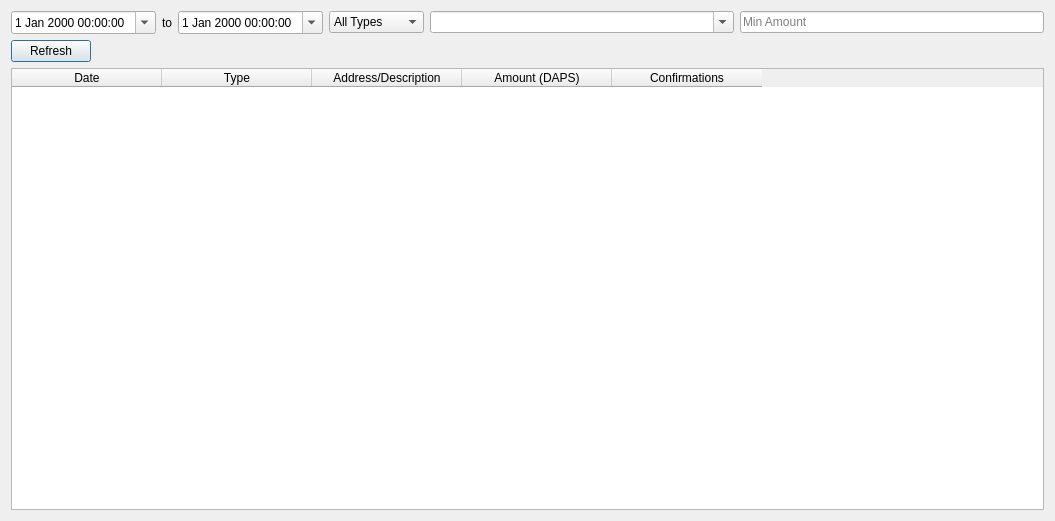
<?xml version="1.0" encoding="UTF-8"?>
<ui version="4.0">
 <class>HistoryPage</class>
 <widget class="QDialog" name="HistoryPage">
  <property name="geometry">
   <rect>
    <x>0</x>
    <y>0</y>
    <width>1055</width>
    <height>521</height>
   </rect>
  </property>
  <property name="sizePolicy">
   <sizepolicy hsizetype="Expanding" vsizetype="Expanding">
    <horstretch>0</horstretch>
    <verstretch>0</verstretch>
   </sizepolicy>
  </property>
  <property name="minimumSize">
   <size>
    <width>960</width>
    <height>0</height>
   </size>
  </property>
  <property name="sizeGripEnabled">
   <bool>false</bool>
  </property>
  <layout class="QVBoxLayout" name="verticalLayout" stretch="1">
   <item>
    <layout class="QVBoxLayout" name="verticalLayout_2">
     <item>
      <layout class="QVBoxLayout" name="verticalLayout_3">
       <item>
        <layout class="QHBoxLayout" name="horizontalLayout_2">
         <item>
          <widget class="QDateTimeEdit" name="dateTimeEditFrom">
           <property name="sizePolicy">
            <sizepolicy hsizetype="Maximum" vsizetype="Fixed">
             <horstretch>0</horstretch>
             <verstretch>0</verstretch>
            </sizepolicy>
           </property>
           <property name="calendarPopup">
            <bool>true</bool>
           </property>
          </widget>
         </item>
         <item>
          <widget class="QLabel" name="label">
           <property name="sizePolicy">
            <sizepolicy hsizetype="Maximum" vsizetype="Preferred">
             <horstretch>0</horstretch>
             <verstretch>0</verstretch>
            </sizepolicy>
           </property>
           <property name="text">
            <string>to</string>
           </property>
          </widget>
         </item>
         <item>
          <widget class="QDateTimeEdit" name="dateTimeEditTo">
           <property name="sizePolicy">
            <sizepolicy hsizetype="Maximum" vsizetype="Fixed">
             <horstretch>0</horstretch>
             <verstretch>0</verstretch>
            </sizepolicy>
           </property>
           <property name="calendarPopup">
            <bool>true</bool>
           </property>
          </widget>
         </item>
         <item>
          <widget class="QComboBox" name="comboBoxType">
           <property name="sizePolicy">
            <sizepolicy hsizetype="Maximum" vsizetype="Maximum">
             <horstretch>0</horstretch>
             <verstretch>0</verstretch>
            </sizepolicy>
           </property>
           <item>
            <property name="text">
             <string>All Types</string>
            </property>
           </item>
           <item>
            <property name="text">
             <string>Sent</string>
            </property>
           </item>
           <item>
            <property name="text">
             <string>Received</string>
            </property>
           </item>
           <item>
            <property name="text">
             <string>Mined</string>
            </property>
           </item>
           <item>
            <property name="text">
             <string>Minted</string>
            </property>
           </item>
           <item>
            <property name="text">
             <string>Masternode</string>
            </property>
           </item>
          </widget>
         </item>
         <item>
          <widget class="QComboBox" name="lineEditDesc">
           <property name="sizePolicy">
            <sizepolicy hsizetype="Preferred" vsizetype="Fixed">
             <horstretch>0</horstretch>
             <verstretch>0</verstretch>
            </sizepolicy>
           </property>
           <property name="editable">
            <bool>true</bool>
           </property>
          </widget>
         </item>
         <item>
          <widget class="QLineEdit" name="lineEditAmount">
           <property name="sizePolicy">
            <sizepolicy hsizetype="Preferred" vsizetype="Fixed">
             <horstretch>0</horstretch>
             <verstretch>0</verstretch>
            </sizepolicy>
           </property>
           <property name="placeholderText">
            <string>Min Amount</string>
           </property>
          </widget>
         </item>
        </layout>
       </item>
      </layout>
     </item>
     <item alignment="Qt::AlignLeft">
      <widget class="QPushButton" name="refreshButton">
       <property name="text">
        <string>Refresh</string>
       </property>
      </widget>
     </item>
     <item>
      <widget class="QTableWidget" name="tableView">
       <property name="sizePolicy">
        <sizepolicy hsizetype="Expanding" vsizetype="Expanding">
         <horstretch>0</horstretch>
         <verstretch>0</verstretch>
        </sizepolicy>
       </property>
       <property name="editTriggers">
        <set>QAbstractItemView::NoEditTriggers</set>
       </property>
       <property name="alternatingRowColors">
        <bool>true</bool>
       </property>
       <property name="selectionMode">
        <enum>QAbstractItemView::SingleSelection</enum>
       </property>
       <property name="selectionBehavior">
        <enum>QAbstractItemView::SelectRows</enum>
       </property>
       <property name="showGrid">
        <bool>false</bool>
       </property>
       <property name="sortingEnabled">
        <bool>true</bool>
       </property>
       <property name="cornerButtonEnabled">
        <bool>false</bool>
       </property>
       <attribute name="horizontalHeaderVisible">
        <bool>true</bool>
       </attribute>
       <attribute name="horizontalHeaderCascadingSectionResizes">
        <bool>false</bool>
       </attribute>
       <attribute name="horizontalHeaderMinimumSectionSize">
        <number>150</number>
       </attribute>
       <attribute name="horizontalHeaderDefaultSectionSize">
        <number>150</number>
       </attribute>
       <attribute name="verticalHeaderVisible">
        <bool>false</bool>
       </attribute>
       <column>
        <property name="text">
         <string>Date</string>
        </property>
       </column>
       <column>
        <property name="text">
         <string>Type</string>
        </property>
       </column>
       <column>
        <property name="text">
         <string>Address/Description</string>
        </property>
       </column>
       <column>
        <property name="text">
         <string>Amount (DAPS)</string>
        </property>
       </column>
       <column>
        <property name="text">
         <string>Confirmations</string>
        </property>
       </column>
      </widget>
     </item>
    </layout>
   </item>
  </layout>
 </widget>
 <resources/>
 <connections/>
</ui>
